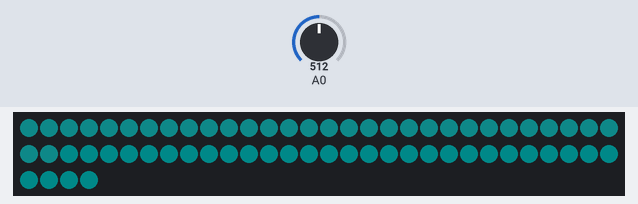
A program run on a simulated Arduino Mega 2560, built with avr-gcc and run on an emulated ATmega2560. On the bench: 64 RGB LEDs in strip order, left to right, continuing on the next row. The inputs (shaded band) are chosen by the test bench; at power-on: A0 = 512. Dim RGB values are drawn brighter than linear; what the program prints to the serial monitor is not drawn.

Above: at 0.5 s.
At 2.3 s:
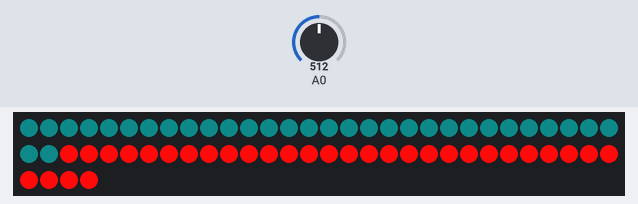

Measured:
- what the display in image 0 shows lasts 1.9 s, from 0.4 s to 2.3 s

The program:

main.cpp
```cpp
#include <FastLED.h>
#include <arduinoFFT.h>

#define LED_PIN 6
#define NUM_LEDS 64
#define SAMPLE_RATE 44100
// #define BUFFER_SIZE 128
#define NUM_BANDS 8

CRGB leds[NUM_LEDS];

void setup() {
  FastLED.addLeds<WS2812B, LED_PIN, GRB>(leds, NUM_LEDS);
  Serial.begin(9600);

  // Set up audio input with ADC on Arduino Mega
  ADCSRA |= 0b00000111;     // ADC prescaler of 128
  ADMUX |= 0b01100000;      // AVCC reference voltage, right adjust result
  ADCSRB &= 0b11111000;     // Free running mode
  ADCSRA |= 0b01000000;     // Start ADC conversions
}

void loop() {
  // Read audio data from ADC and perform FFT
  uint16_t BUFFER_SIZE = 128;
  double audioBuffer[BUFFER_SIZE];
  arduinoFFT FFT = arduinoFFT(); /* Create FFT object */

  for (int i = 0; i < BUFFER_SIZE; i++) {
    while (!(ADCSRA & (1 << ADIF)));   // Wait for ADC conversion to complete
    audioBuffer[i] = ADC;               // Store audio sample in buffer
    ADCSRA |= 0b01000000;              // Start next ADC conversion
  }

  // Perform FFT on audio buffer
  FFT.Windowing(audioBuffer,BUFFER_SIZE,FFT_WIN_TYP_HAMMING,FFT_FORWARD);
  // FFT.Windowing(audioBuffer, BUFFER_SIZE, FFT_WIN_TYP_HAMMING);
   double vReal[BUFFER_SIZE];
  double vImag[BUFFER_SIZE];
  FFT.Compute(vReal,vImag,BUFFER_SIZE,FFT_FORWARD);
  // FFT.Compute(audioBuffer, BUFFER_SIZE, FFT_FORWARD);

  // FFT.GetResults(vReal, vImag);


  // Calculate frequency band amplitudes
  int bandWidth = BUFFER_SIZE / NUM_BANDS;
  double bandAmplitudes[NUM_BANDS] = { 0.0 };

  for (int i = 0; i < BUFFER_SIZE / 2; i++) {
    int bandIndex = i / bandWidth;
    bandAmplitudes[bandIndex] += sqrt(vReal[i] * vReal[i] + vImag[i] * vImag[i]);
  }

  // Normalize band amplitudes
  double maxAmplitude = 0.0;

  for (int i = 0; i < NUM_BANDS; i++) {
    if (bandAmplitudes[i] > maxAmplitude) {
      maxAmplitude = bandAmplitudes[i];
    }
  }

  for (int i = 0; i < NUM_BANDS; i++) {
    bandAmplitudes[i] = map(bandAmplitudes[i], 0, maxAmplitude, 0, 255);
  }

  // Update LED matrix based on frequency band amplitudes
  int ledIndex = 0;

  for (int band = 0; band < NUM_BANDS; band++) {
    int bandWidth = NUM_LEDS / NUM_BANDS;
    int ledBrightness = bandAmplitudes[band];
    Serial.print("Frequency Band: ");
    Serial.println(band);
    Serial.print("Amplitdue value: ");
    Serial.println(ledBrightness);
    for (int i = 0; i < bandWidth; i++) {
      leds[ledIndex++] = CRGB(ledBrightness, 10, 10);   // Set LED color (red)
    }
  }

  FastLED.show();   // Update LED matrix
}


// #include <FastLED.h>
// #include <arduinoFFT.h>

// #define NUM_LEDS 64
// #define LED_PIN 6
// #define LED_TYPE WS2812B
// #define COLOR_ORDER GRB
// CRGB leds[NUM_LEDS];

// #define AUDIO_INPUT A0

// #define SAMPLES 128  // Number of samples to take for FFT (must be a power of 2)
// #define SAMPLING_FREQUENCY 10000  // Set the sampling frequency to 10kHz
// #define NUM_BANDS 4  // Number of frequency bands you want to analyze and animate
// #define BAND_WIDTH (SAMPLING_FREQUENCY / 2) / NUM_BANDS

// double vReal[SAMPLES];
// double vImag[SAMPLES];
// arduinoFFT FFT = arduinoFFT();

// int bandRanges[NUM_BANDS + 1] = {0, 16, 32, 48, 64}; // LED index ranges for each band (adjust as needed)
// float bandAmplitudes[NUM_BANDS] = {0};  // Amplitude of each band

// // Example test signal (replace this with your desired pattern)
// const int testSignal[] = {100, 200, 300, 400, 500, 400, 300, 200, 100};
// const int testSignalSize = sizeof(testSignal) / sizeof(testSignal[0]);

// // const int scaleFactor = 5; // Adjust this factor as needed
// // const int testSignal[] = {100, 200, 300, 400, 500, 400, 300, 200, 100};
// // const int testSignalSize = sizeof(testSignal) / sizeof(testSignal[0]);
// // int scaledTestSignal[testSignalSize];

// void setup() {
//   // Setup LED strip
//   FastLED.addLeds<LED_TYPE, LED_PIN, COLOR_ORDER>(leds, NUM_LEDS);
//   FastLED.setBrightness(100);

//   // Other setup configurations
//   pinMode(AUDIO_INPUT, INPUT);
//   Serial.begin(9600);
// }

// void loop() {
//   // Read audio input and convert to digital form
//  /*
//  int audioSample;
//   for (int i = 0; i < SAMPLES; i++) {
//     audioSample = analogRead(AUDIO_INPUT);
//     vReal[i] = audioSample;
//     vImag[i] = 0;
//     delayMicroseconds(50);
//   }
// */

// // Use the test signal instead:
// for (int i = 0; i < SAMPLES; i++) {
//   vReal[i] = testSignal[i % testSignalSize];
//   vImag[i] = 0;
// }
// // for (int i = 0; i < testSignalSize; i++) {
// //   scaledTestSignal[i] = testSignal[i] / scaleFactor;
// // }

//   // Perform FFT
//   FFT.Windowing(vReal, SAMPLES, FFT_WIN_TYP_HAMMING, FFT_FORWARD);
//   FFT.Compute(vReal, vImag, SAMPLES, FFT_FORWARD);
//   FFT.ComplexToMagnitude(vReal, vImag, SAMPLES);

//   // Calculate amplitude for each band
//   for (int band = 0; band < NUM_BANDS; band++) {
//     float amplitude = 0;
//     int startIndex = bandRanges[band];
//     int endIndex = bandRanges[band + 1];

//     for (int i = startIndex; i < endIndex; i++) {
//       amplitude += vReal[i];
//     }
//     bandAmplitudes[band] = amplitude/1000;
//     Serial.print("Frequency Band: ");
//     Serial.println(band);
//     Serial.print("Amplitdue value: ");
//     int x = 255 - (bandAmplitudes[band] * 255);
//     Serial.print(x);
//     Serial.println(" |Mag|");
//   }

//   /*
//   Remove audio normalization (optional): Since you are using a predefined test signal, there's no need to normalize the amplitudes. You can remove the normalization part of the code:
//   */
//   // Normalize amplitudes

//   // float maxAmplitude = 0;
//   // for (int band = 0; band < NUM_BANDS; band++) {
//   //   if (bandAmplitudes[band] > maxAmplitude) {
//   //     maxAmplitude = bandAmplitudes[band];
//   //   }
//   // }
//   // for (int band = 0; band < NUM_BANDS; band++) {
//   //   bandAmplitudes[band] /= maxAmplitude;
//   // }


//   // Animate LEDs based on amplitude of each band
//   for (int band = 0; band < NUM_BANDS; band++) {
//     int startIndex = bandRanges[band];
//     int endIndex = bandRanges[band + 1];

//     for (int i = startIndex; i < endIndex; i++) {
//       CRGB color = CRGB::Red; // Choose the color based on the band (adjust as needed)
//       leds[i] = color.fadeToBlackBy(255 - (bandAmplitudes[band] * 255));


//       // test
//     //   float threshold = 0.2;
//     //   if (bandAmplitudes[band] > threshold) {
//     //     leds[i] = color.fadeToBlackBy(255 - (bandAmplitudes[band] * 255));
//     //   } else {
//     //     leds[i] = CRGB::Black;
//     //   }
//      }
//   }

//   // Update LED strip
//   FastLED.show();
// }
```
